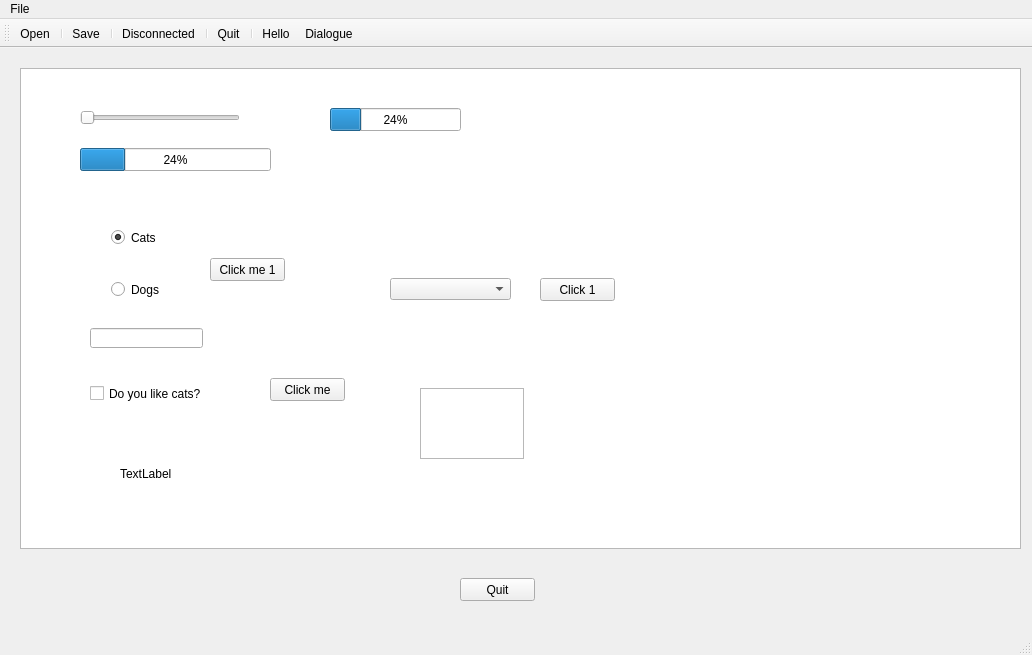
<?xml version="1.0" encoding="UTF-8"?>
<ui version="4.0">
 <class>Notepad</class>
 <widget class="QMainWindow" name="Notepad">
  <property name="geometry">
   <rect>
    <x>0</x>
    <y>0</y>
    <width>1032</width>
    <height>655</height>
   </rect>
  </property>
  <property name="windowTitle">
   <string>Notepad</string>
  </property>
  <widget class="QWidget" name="centralWidget">
   <widget class="QTextEdit" name="textEdit">
    <property name="geometry">
     <rect>
      <x>20</x>
      <y>20</y>
      <width>1001</width>
      <height>481</height>
     </rect>
    </property>
   </widget>
   <widget class="QPushButton" name="quitButton">
    <property name="geometry">
     <rect>
      <x>460</x>
      <y>530</y>
      <width>75</width>
      <height>23</height>
     </rect>
    </property>
    <property name="text">
     <string>Quit</string>
    </property>
   </widget>
   <widget class="QSlider" name="horizontalSlider">
    <property name="geometry">
     <rect>
      <x>80</x>
      <y>60</y>
      <width>160</width>
      <height>19</height>
     </rect>
    </property>
    <property name="orientation">
     <enum>Qt::Horizontal</enum>
    </property>
   </widget>
   <widget class="QProgressBar" name="progressBar">
    <property name="geometry">
     <rect>
      <x>80</x>
      <y>100</y>
      <width>191</width>
      <height>23</height>
     </rect>
    </property>
    <property name="value">
     <number>24</number>
    </property>
   </widget>
   <widget class="QProgressBar" name="progressBar_2">
    <property name="geometry">
     <rect>
      <x>330</x>
      <y>60</y>
      <width>131</width>
      <height>23</height>
     </rect>
    </property>
    <property name="value">
     <number>24</number>
    </property>
   </widget>
   <widget class="QPushButton" name="pushButton">
    <property name="geometry">
     <rect>
      <x>270</x>
      <y>330</y>
      <width>75</width>
      <height>23</height>
     </rect>
    </property>
    <property name="text">
     <string>Click me</string>
    </property>
   </widget>
   <widget class="QCheckBox" name="checkBox">
    <property name="geometry">
     <rect>
      <x>90</x>
      <y>330</y>
      <width>161</width>
      <height>31</height>
     </rect>
    </property>
    <property name="text">
     <string>Do you like cats?</string>
    </property>
   </widget>
   <widget class="QLabel" name="label">
    <property name="geometry">
     <rect>
      <x>120</x>
      <y>400</y>
      <width>171</width>
      <height>51</height>
     </rect>
    </property>
    <property name="text">
     <string>TextLabel</string>
    </property>
   </widget>
   <widget class="QLineEdit" name="lineEdit">
    <property name="geometry">
     <rect>
      <x>90</x>
      <y>280</y>
      <width>113</width>
      <height>20</height>
     </rect>
    </property>
    <property name="echoMode">
     <enum>QLineEdit::Password</enum>
    </property>
   </widget>
   <widget class="QRadioButton" name="radioButton1">
    <property name="geometry">
     <rect>
      <x>111</x>
      <y>181</y>
      <width>82</width>
      <height>17</height>
     </rect>
    </property>
    <property name="text">
     <string>Cats</string>
    </property>
    <property name="checked">
     <bool>true</bool>
    </property>
   </widget>
   <widget class="QRadioButton" name="radioButton2">
    <property name="geometry">
     <rect>
      <x>111</x>
      <y>233</y>
      <width>82</width>
      <height>17</height>
     </rect>
    </property>
    <property name="text">
     <string>Dogs</string>
    </property>
   </widget>
   <widget class="QPushButton" name="pushButton_2">
    <property name="geometry">
     <rect>
      <x>210</x>
      <y>210</y>
      <width>75</width>
      <height>23</height>
     </rect>
    </property>
    <property name="text">
     <string>Click me 1</string>
    </property>
   </widget>
   <widget class="QComboBox" name="comboBox">
    <property name="geometry">
     <rect>
      <x>390</x>
      <y>230</y>
      <width>121</width>
      <height>22</height>
     </rect>
    </property>
   </widget>
   <widget class="QPushButton" name="pushButton_3">
    <property name="geometry">
     <rect>
      <x>540</x>
      <y>230</y>
      <width>75</width>
      <height>23</height>
     </rect>
    </property>
    <property name="text">
     <string>Click 1</string>
    </property>
   </widget>
   <widget class="QTextEdit" name="textEdit_2">
    <property name="geometry">
     <rect>
      <x>420</x>
      <y>340</y>
      <width>104</width>
      <height>71</height>
     </rect>
    </property>
   </widget>
  </widget>
  <widget class="QMenuBar" name="menuBar">
   <property name="geometry">
    <rect>
     <x>0</x>
     <y>0</y>
     <width>1032</width>
     <height>21</height>
    </rect>
   </property>
   <widget class="QMenu" name="menuFile">
    <property name="title">
     <string>File</string>
    </property>
    <addaction name="actionOpen"/>
    <addaction name="separator"/>
    <addaction name="actionSave"/>
    <addaction name="separator"/>
    <addaction name="actionDisconnected"/>
    <addaction name="separator"/>
    <addaction name="actionRemove_qWidgets"/>
    <addaction name="separator"/>
    <addaction name="actionHello"/>
    <addaction name="separator"/>
    <addaction name="actionDialogue"/>
    <addaction name="separator"/>
    <addaction name="actionQuit"/>
   </widget>
   <addaction name="menuFile"/>
  </widget>
  <widget class="QToolBar" name="mainToolBar">
   <attribute name="toolBarArea">
    <enum>TopToolBarArea</enum>
   </attribute>
   <attribute name="toolBarBreak">
    <bool>false</bool>
   </attribute>
   <addaction name="actionOpen"/>
   <addaction name="separator"/>
   <addaction name="actionSave"/>
   <addaction name="separator"/>
   <addaction name="actionDisconnected"/>
   <addaction name="separator"/>
   <addaction name="actionQuit"/>
   <addaction name="separator"/>
   <addaction name="actionHello"/>
   <addaction name="actionDialogue"/>
  </widget>
  <widget class="QStatusBar" name="statusBar"/>
  <action name="actionOpen">
   <property name="icon">
    <iconset resource="AppResources.qrc">
     <normaloff>:/Images/open.png</normaloff>:/Images/open.png</iconset>
   </property>
   <property name="text">
    <string>Open</string>
   </property>
  </action>
  <action name="actionSave">
   <property name="icon">
    <iconset resource="AppResources.qrc">
     <normaloff>:/Images/save.png</normaloff>:/Images/save.png</iconset>
   </property>
   <property name="text">
    <string>Save</string>
   </property>
  </action>
  <action name="actionQuit">
   <property name="icon">
    <iconset resource="AppResources.qrc">
     <normaloff>:/Images/close.png</normaloff>:/Images/close.png</iconset>
   </property>
   <property name="text">
    <string>Quit</string>
   </property>
  </action>
  <action name="actionDisconnected">
   <property name="icon">
    <iconset resource="AppResources.qrc">
     <normaloff>:/Images/cut.png</normaloff>:/Images/cut.png</iconset>
   </property>
   <property name="text">
    <string>Disconnected</string>
   </property>
  </action>
  <action name="actionRemove_qWidgets">
   <property name="text">
    <string>Remove qWidgets</string>
   </property>
  </action>
  <action name="actionHello">
   <property name="text">
    <string>Hello</string>
   </property>
  </action>
  <action name="actionDialogue">
   <property name="text">
    <string>Dialogue</string>
   </property>
  </action>
 </widget>
 <layoutdefault spacing="6" margin="11"/>
 <resources>
  <include location="AppResources.qrc"/>
 </resources>
 <connections>
  <connection>
   <sender>horizontalSlider</sender>
   <signal>valueChanged(int)</signal>
   <receiver>progressBar</receiver>
   <slot>setValue(int)</slot>
   <hints>
    <hint type="sourcelabel">
     <x>120</x>
     <y>122</y>
    </hint>
    <hint type="destinationlabel">
     <x>228</x>
     <y>170</y>
    </hint>
   </hints>
  </connection>
  <connection>
   <sender>pushButton</sender>
   <signal>clicked()</signal>
   <receiver>textEdit</receiver>
   <slot>clear()</slot>
   <hints>
    <hint type="sourcelabel">
     <x>117</x>
     <y>294</y>
    </hint>
    <hint type="destinationlabel">
     <x>315</x>
     <y>329</y>
    </hint>
   </hints>
  </connection>
 </connections>
</ui>
